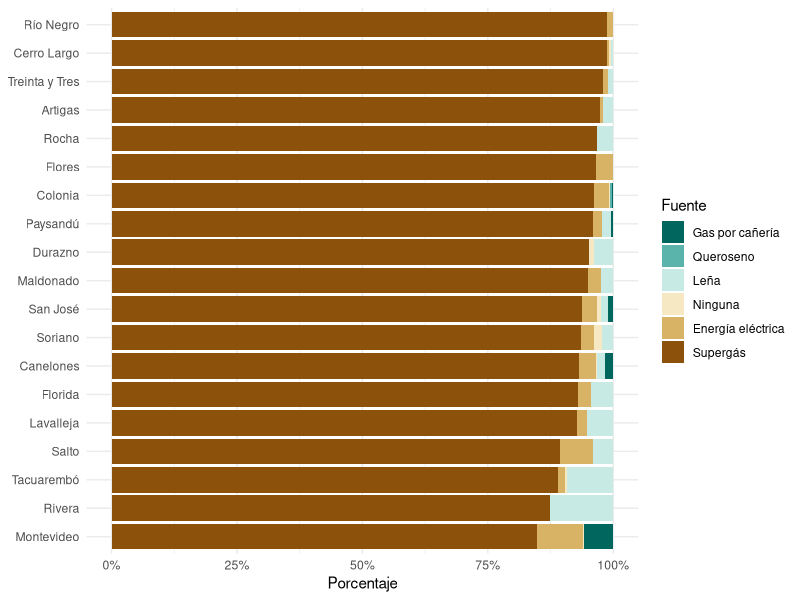

Recreate this plot in R.
#=============#
#### ENGIH ####
#=============#

library(tidyverse)

# Codigueras --------------------------------------------------------------
deptos <- tibble::tribble(
   ~depto_id, ~depto_name,
   01, "Montevideo",
   02, "Artigas",
   03, "Canelones",
   04, "Cerro Largo",
   05, "Colonia",
   06, "Durazno",
   07, "Flores",
   08, "Florida",
   09, "Lavalleja",
   10, "Maldonado",
   11, "Paysandú",
   12, "Río Negro",
   13, "Rivera",
   14, "Rocha",
   15, "Salto",
   16, "San José",
   17, "Soriano",
   18, "Tacuarembó",
   19, "Treinta y Tres"
)

fuentes_de_energia_para_cocinar <- tibble::tribble(
   ~fuente_id, ~fuente_name,
   1, "Energía eléctrica",
   2, "Gas por cañería",
   3, "Supergás",
   4, "Queroseno",
   5, "Leña",
   6, "Ninguna"
)


# ENGIH -------------------------------------------------------------------
hogares <- haven::read_sav(
   file = here::here("DataBases/ENGIH/ENGIH 2016 Base de Datos Hogares.sav")
) %>%
   rename_all(
      .funs = tolower
   ) %>%
   rename(
      year = domanio,
      month = dommes,
      depto = domdepartamento
   ) %>%
   mutate(
      year = as.integer(year),
      month = as.integer(month),
      depto = factor(
         x = as.integer(depto),
         levels = deptos$depto_id,
         labels = deptos$depto_name
      ),
      fuentes_para_cocinar = factor(
         x = d20,
         levels = fuentes_de_energia_para_cocinar$fuente_id,
         labels = fuentes_de_energia_para_cocinar$fuente_name
      )
   )


# Fuentes para cocinar ----------------------------------------------------
hogares %>%
   transmute(
      depto,
      fuentes_para_cocinar = fct_relevel(
         .f = fuentes_para_cocinar,
         "Energía eléctrica",
         after = Inf
      ),
      fuentes_para_cocinar = fct_relevel(
         .f = fuentes_para_cocinar,
         "Supergás",
         after = Inf
      ),
      es_supergas = if_else(fuentes_para_cocinar == "Supergás", 1, 0)
   ) %>%
   ggplot() +
   geom_bar(
      aes(
         x = fct_reorder(
            .f = depto,
            .x = es_supergas,
            .fun = mean
         ),
         y = ..count.. / sum(..count..),
         fill = fuentes_para_cocinar
      ),
      position = "fill"
   ) +
   labs(
      x = NULL,
      y = "Porcentaje",
      fill = "Fuente"
   ) +
   scale_y_continuous(
      labels = scales::percent_format(accuracy = 1)
   ) +
   scale_fill_brewer(
      palette = "BrBG",
      direction = -1
   ) +
   coord_flip() +
   theme_minimal()


#===============#
#### THE END ####
#===============#